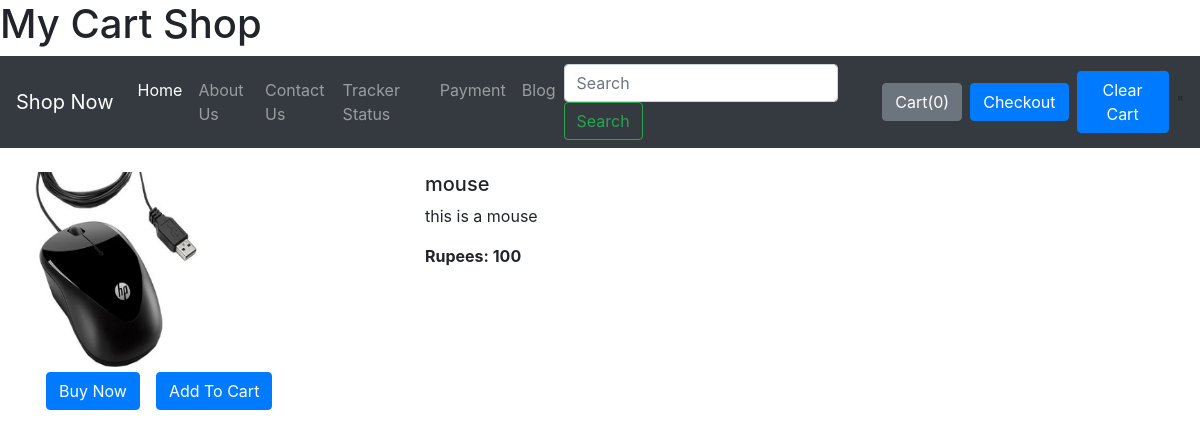
Screenshot of /Shop/products/5 with the database file from the repository.
### Shop/models.py (models this page shows)
class Product(models.Model):
    product_id = models.AutoField
    product_name = models.CharField(max_length=50)
    category=models.CharField(max_length=50,default=" ")
    sub_category=models.CharField(max_length=50,default=" ")
    price=models.IntegerField(default=" ")
    desc=models.CharField(max_length=1000)
    pub_date=models.DateField()
    image=models.ImageField(upload_to="Shop/images",default=" ")
    def __str__(self):
        return self.product_name

### Shop/views.py (the view)
# urls.py: path('products/<int:myid>',views.productview,name="Product View"),
def productview(request,myid):
    product = Product.objects.filter(id=myid)
    print(product)
    return render(request,'Shop/productview.html',{'product':product[0]})

### Shop/Templates/Shop/productview.html (shortened to what this page needs)
{% extends 'Shop/basic.html' %}
{% block body%}
<div class="container my-4">
    <div class="row">
        <div class="col-md-4">
            <div class="row">
                <img src="/media/{{product.image}}" width="170px" height="200px">
            </div>
            <div class="row">
                <button class="btn btn-primary mx-3">Buy Now</button>
                <button class="btn btn-primary">Add To Cart</button>
            </div>
        </div>
        <div class="col-md-8">
            <h5>{{product.product_name}}</h5>
            <p>{{product.desc}}</p>
            <p><b>Rupees: {{product.price}} </b></p>
        </div>
</div>
</div>
{% endblock %}

### rows the page displays
Product: image (picture), product_name "mouse", desc "this is a mouse", price "100"
